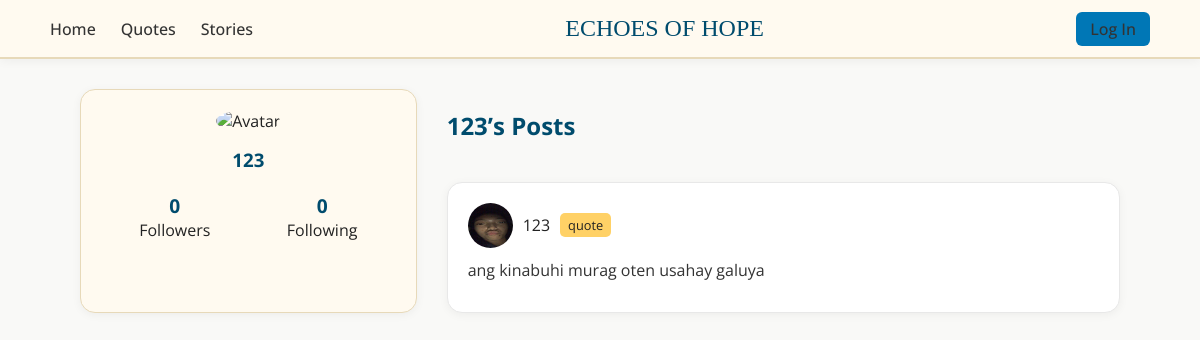
Screenshot of /profile/123 with the database file from the repository.
### tables this page shows
CREATE TABLE users (
                    id INTEGER PRIMARY KEY AUTOINCREMENT,
                    username TEXT UNIQUE NOT NULL,
                    password TEXT NOT NULL
                );

CREATE TABLE posts (
                    id INTEGER PRIMARY KEY AUTOINCREMENT,
                    username TEXT NOT NULL,
                    content TEXT NOT NULL,
                    type TEXT NOT NULL CHECK (type IN ('story', 'quote')),
                    created_at TIMESTAMP DEFAULT CURRENT_TIMESTAMP
                );

### app.py (the view)
@app.route('/profile/<username>')
def profile(username):
    conn = get_db()
    user = conn.execute("SELECT * FROM users WHERE username=?", (username,)).fetchone()
    if not user:
        flash("User not found.", "error")
        return redirect(url_for('home'))
    posts = get_posts(username=username)
    followers = conn.execute("SELECT follower FROM follows WHERE followed=?", (username,)).fetchall()
    following = conn.execute("SELECT followed FROM follows WHERE follower=?", (username,)).fetchall()
    is_following = False
    if 'username' in session:
        is_following = conn.execute(
            "SELECT 1 FROM follows WHERE follower=? AND followed=?",
            (session['username'], username)
        ).fetchone() is not None
    return render_template("profile.html", user=user, posts=posts,
                           followers=followers, following=following,
                           is_following=is_following)

### app.py (called while the page is built)
def get_db():
    if "db" not in g:
        g.db = sqlite3.connect(DATABASE)
        g.db.row_factory = sqlite3.Row
    return g.db

def get_posts(post_type=None, username=None):
    conn = get_db()
    query = "SELECT * FROM posts"
    params = []
    if post_type:
        query += " WHERE type=?"
        params.append(post_type)
    if username:
        query += " AND username=?" if post_type else " WHERE username=?"
        params.append(username)
    query += " ORDER BY created_at DESC"
    posts_data = conn.execute(query, params).fetchall()
    posts = []
    for p in posts_data:
        comments = conn.execute(
            "SELECT username, text FROM comments WHERE post_id=? ORDER BY created_at", (p["id"],)
        ).fetchall()
        posts.append({
            "id": p["id"],
            "username": p["username"],
            "type": p["type"],
            "text": p["content"],
            "comments": comments
        })
    return posts

### templates/profile.html (shortened to what this page needs)
<!DOCTYPE html>
<html lang="en">
<head>
</head>
<body>
  <nav class="navbar">
    <ul class="nav-left">
      <li><a href="{{ url_for('home') }}">Home</a></li>
      <li><a href="{{ url_for('quotes') }}">Quotes</a></li>
      <li><a href="{{ url_for('stories') }}">Stories</a></li>
    </ul>
    <div class="nav-center">ECHOES OF HOPE</div>
    <ul class="nav-right">
      {% if session.username %}
        <li><a class="btn" href="{{ url_for('logout') }}">Log Out</a></li>
      {% else %}
        <li><a class="btn" href="{{ url_for('login') }}">Log In</a></li>
      {% endif %}
    </ul>
  </nav>
  <div class="home-container">
    <div class="sidebar">
      <img src="{{ url_for('static', filename=user['avatar']) }}" alt="Avatar">
      <h3>{{ user['username'] }}</h3>
      <div class="stats">
        <div>
          <strong>{{ followers|length }}</strong>
          Followers
        </div>
        <div>
          <strong>{{ following|length }}</strong>
          Following
        </div>
      </div>
    </div>
    <div class="feed">
      <h2 style="color:#004c6d;">{{ user['username'] }}’s Posts</h2>
      {% for post in posts %}
        <div class="post">
          <div class="post-header">
            <img src="{{ url_for('static', filename='user2.jpg') }}" alt="User">
            <span>{{ post.username }}</span>
            <span class="post-type-label">{{ post.type }}</span>
          </div>
          <div class="post-body">{{ post.text }}</div>
        </div>
      {% else %}
        <p>No posts yet.</p>
      {% endfor %}
    </div>
  </div>
</body>
</html>

### templates/profile.html (style rules this page uses)
body { background-color: #f9f9f7; color: #222; font-family: 'Open Sans', sans-serif; margin: 0; padding: 0; }
.navbar { display: flex; justify-content: space-between; align-items: center; background-color: #fffaf0; padding: 15px 50px; border-bottom: 2px solid #e7d9b9; box-shadow: 0 2px 10px rgba(0,0,0,0.05); }
.navbar ul { list-style: none; display: flex; gap: 25px; margin: 0; padding: 0; }
.navbar a { text-decoration: none; color: #333; font-weight: 500; transition: color 0.3s; }
.nav-center { font-family: 'Playfair Display', serif; font-size: 1.5rem; color: #004c6d; }
.btn { background-color: #0077b6; color: #fff; padding: 6px 14px; border-radius: 6px; transition: background 0.3s; text-decoration: none; }
.home-container { display: grid; grid-template-columns: 1fr 2fr; gap: 30px; padding: 30px 80px; }
.sidebar { background: #fffaf0; padding: 20px; border-radius: 15px; text-align: center; border: 1px solid #e7d9b9; box-shadow: 0 2px 10px rgba(0,0,0,0.05); }
.sidebar img { width: 120px; height: 120px; border-radius: 50%; margin-bottom: 15px; }
.sidebar h3 { margin: 0; color: #004c6d; }
.stats { display: flex; justify-content: space-around; margin-bottom: 15px; }
.stats div { text-align: center; }
.stats strong { display: block; font-size: 1.2rem; color: #004c6d; }
.feed { display: flex; flex-direction: column; gap: 20px; }
.post { background: #ffffff; padding: 20px; border-radius: 15px; border: 1px solid #e8e8e8; box-shadow: 0 2px 10px rgba(0,0,0,0.05); }
.post-header { display: flex; align-items: center; gap: 10px; margin-bottom: 10px; }
.post-header img { width: 45px; height: 45px; border-radius: 50%; }
.post-type-label { background: #ffd166; color: #222; font-size: 0.8rem; padding: 3px 8px; border-radius: 5px; }
.post-body { margin: 10px 0; font-size: 1rem; line-height: 1.5; color: #333; }

### rows the page displays
users: username "123"
posts: username "123", type "quote", text "ang kinabuhi murag oten usahay galuya"

### other values shown
{{ followers|length }} "0"
{{ following|length }} "0"
